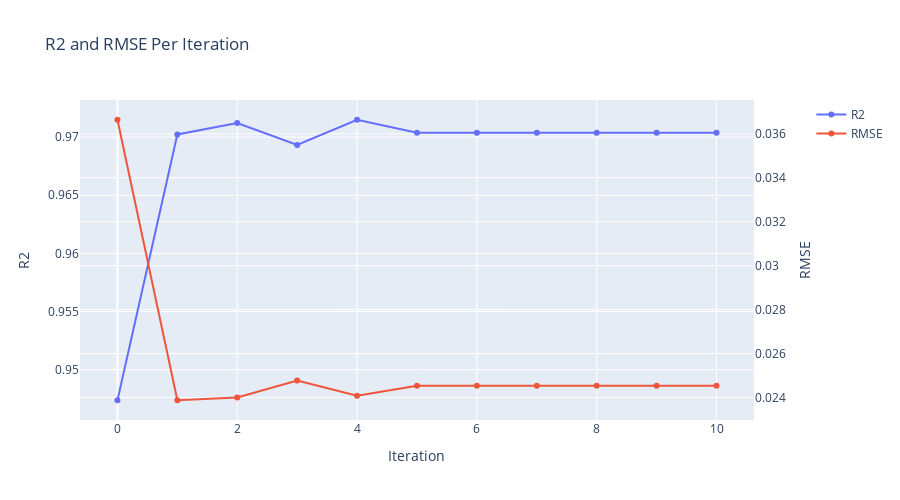

Source (notebook cell):
### Code cell
fig = make_subplots(specs=[[{"secondary_y": True}]])


fig.add_trace(go.Scatter(y =  r2.r2, x = r2.index, name = "R2"),  secondary_y=False)
fig.add_trace(go.Scatter(y =  r2.neg_root_mean_squared_error * -1, x = r2.index, name = "RMSE"), secondary_y=True)


fig.update_layout(title="R2 and RMSE Per Iteration",
                    xaxis_title='Iteration',
                    yaxis_title='R2',
                    yaxis2_title='RMSE',
                   autosize=False,
                   width=900,
                  height=500,
                 )
fig.update_layout(title_text = "R2 and RMSE Per Iteration")

fig.show()

### Figure 1 — Plotly figure (JSON) as saved in the notebook; plotly's stock layout.template omitted (floating-point values rounded to 4 significant figures)
{"data": [{"name": "R2", "type": "scatter", "x": [0, 1, 2, 3, 4, 5, 6, 7, 8, 9, 10], "xaxis": "x", "y": [0.9474, 0.9702, 0.9712, 0.9693, 0.9715, 0.9704, 0.9704, 0.9704, 0.9704, 0.9704, 0.9704], "yaxis": "y"}, {"name": "RMSE", "type": "scatter", "x": [0, 1, 2, 3, 4, 5, 6, 7, 8, 9, 10], "xaxis": "x", "y": [0.03664, 0.02387, 0.024, 0.02477, 0.02408, 0.02453, 0.02453, 0.02453, 0.02453, 0.02453, 0.02453], "yaxis": "y2"}], "layout": {"autosize": false, "height": 500, "title": {"text": "R2 and RMSE Per Iteration"}, "width": 900, "xaxis": {"anchor": "y", "autorange": true, "domain": [0, 0.94], "range": [-0.6254, 10.63], "title": {"text": "Iteration"}, "type": "linear"}, "yaxis": {"anchor": "x", "autorange": true, "domain": [0, 1], "range": [0.9457, 0.9732], "title": {"text": "R2"}, "type": "linear"}, "yaxis2": {"anchor": "x", "autorange": true, "overlaying": "y", "range": [0.02298, 0.03754], "side": "right", "title": {"text": "RMSE"}, "type": "linear"}}}
